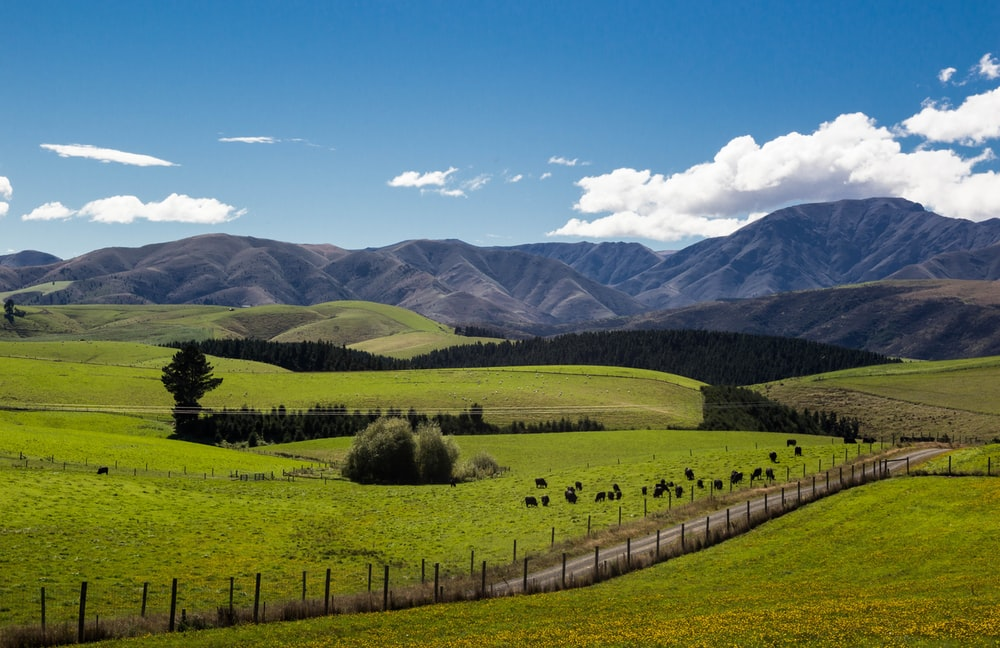
#> input picture example.jpg, 1000 x 648 px, found by its file name
$ jupyter execute --allow-errors Doc-Scanner.ipynb   (shell and % lines are left out)
#> lines starting #> are read from the running program, lines starting #| are printed output that depends on the picture; after the words box and inside, x2 and y2 are one past the last pixel; in counts of white or black regions, pixels touching at a corner belong together
##Required libraries:

[cell 1]
import numpy as np
import cv2
from matplotlib import pyplot as plt
import matplotlib.image as mpimg

[cell 2]
img = mpimg.imread("/content/example.jpg")
#> img is the input picture: shape (648, 1000, 3); mean R, G, B 99, 119.1, 102
plt.imshow(img)
plt.show()

##GrayScale filter:

[cell 3]
image = cv2.imread('/content/example.jpg')

gray_image = cv2.cvtColor(image, cv2.COLOR_BGR2GRAY)
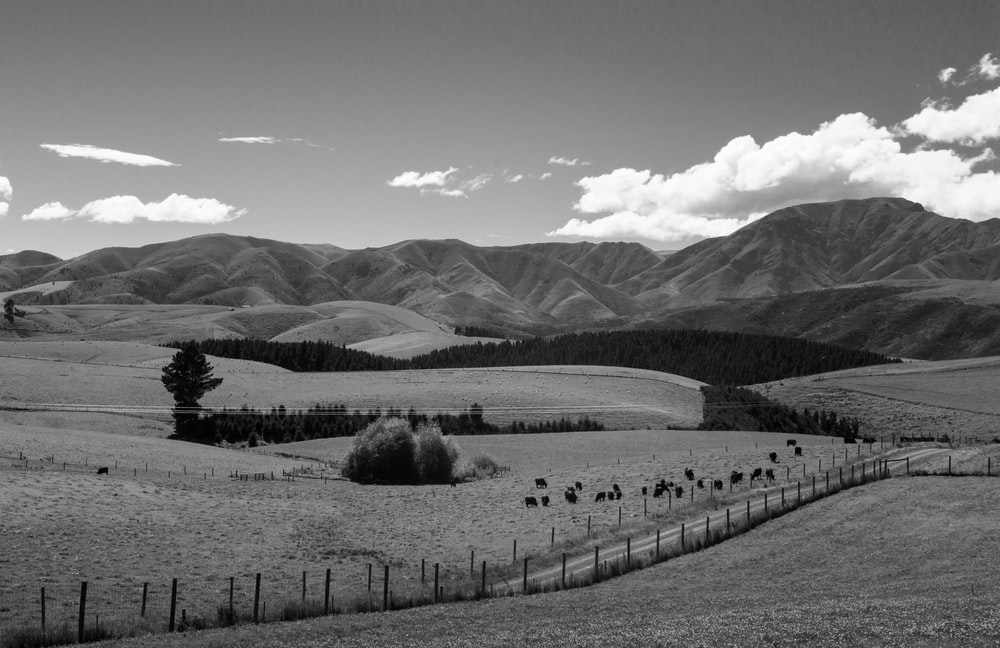
#> gray_image: shape (648, 1000); min 0, max 255, mean 111.1
plt.imshow(cv2.cvtColor(gray_image, cv2.COLOR_BGR2RGB))
plt.show()

## Blur image:

[cell 4]
img = cv2.imread("/content/example.jpg")

blurred_img = cv2.GaussianBlur(img,(65, 65), 0)
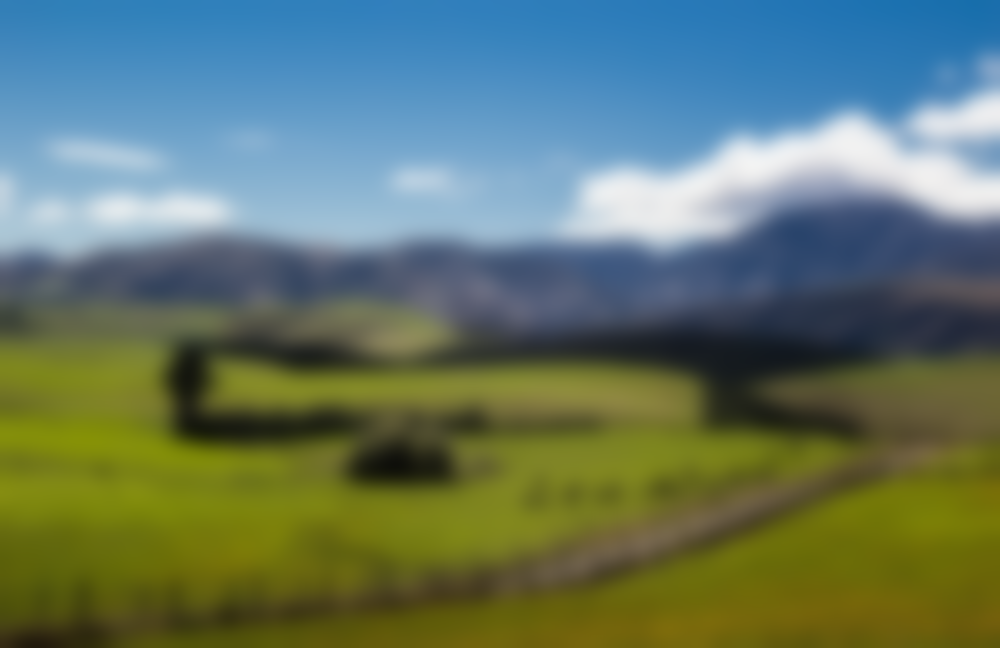
#> blurred_img: shape (648, 1000, 3); mean B, G, R 102, 119.1, 99
plt.imshow(cv2.cvtColor(blurred_img, cv2.COLOR_BGR2RGB))
plt.show()

## sharpen image:

[cell 5]
img = cv2.imread("/content/example.jpg")

kernel = np.array([[0, -1, 0],
                   [-1, 5,-1],
                   [0, -1, 0]])
image_sharp = cv2.filter2D(src=img, ddepth=-5, kernel=kernel)
plt.imshow(cv2.cvtColor(image_sharp, cv2.COLOR_BGR2RGB))
plt.show()

## Perspective Crop:

[cell 6]
import cv2
import numpy as np

img = cv2.imread('scan.jpg')
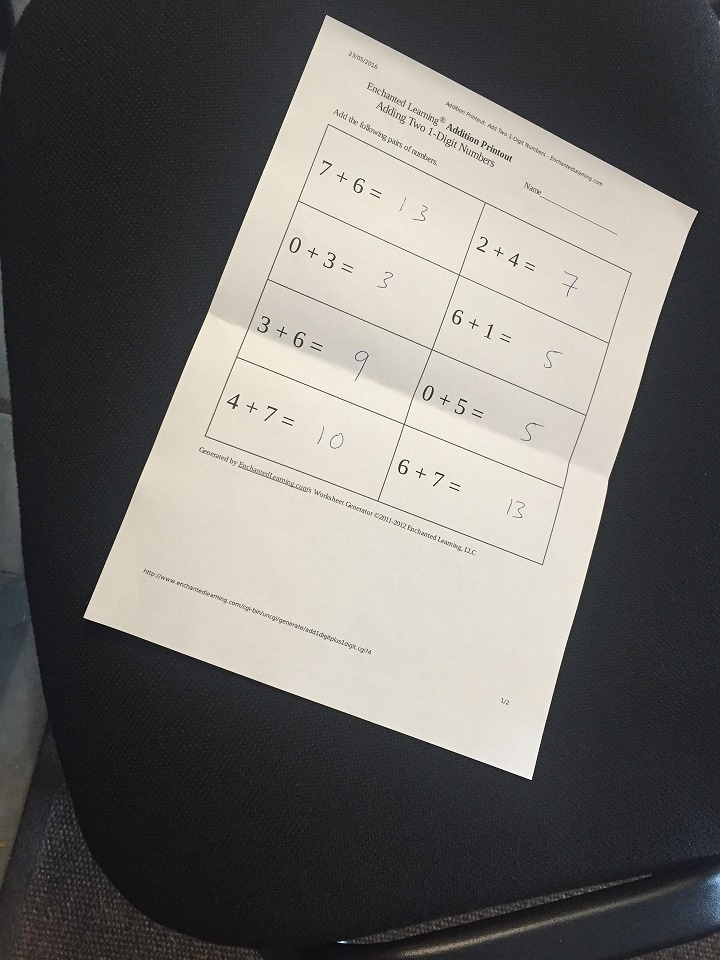
#> input picture scan.jpg, 720 x 960 px
#> img is the input picture: shape (960, 720, 3); mean B, G, R 106.2, 109.5, 111.7

plt.subplot(1,3,1)
plt.title('Original image')
plt.imshow(img)

img = cv2.imread("scan.jpg")

gray= cv2.cvtColor(img, cv2.COLOR_BGR2GRAY)
blurred_img = cv2.GaussianBlur(gray, (7, 7), 1)
#> blurred_img: shape (960, 720)

canny_img = cv2.Canny(blurred_img, 0, 255, apertureSize=3)
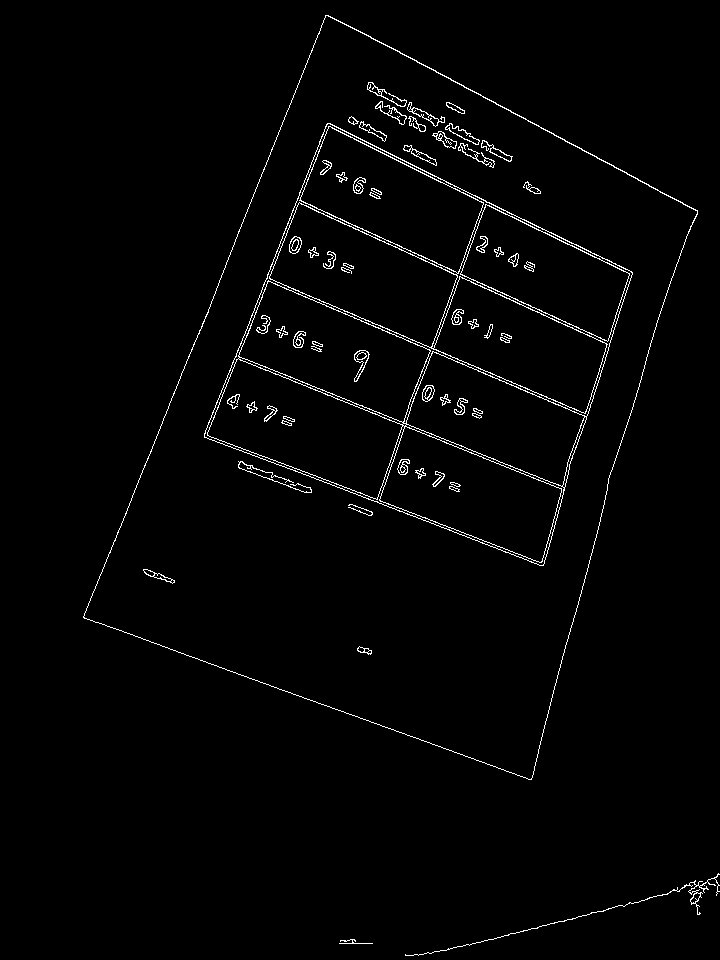
#> canny_img: shape (960, 720); 1.7% white in thin lines or dots, all inside (x1, y1, x2, y2) = (83, 15, 720, 956)
contours, h = cv2.findContours(canny_img,cv2.RETR_TREE, cv2.CHAIN_APPROX_SIMPLE)
#> contours = 159 contours, 35 with area under 20; largest, box (x1, y1, x2, y2) and area: (83, 15, 698, 780) 273678, (83, 15, 698, 780) 273452, (204, 123, 633, 566) 112182, (204, 123, 633, 566) 57060, (269, 126, 608, 414) 39524; h = 159 rows, first 6: [1, -1, -1, -1], [3, 0, 2, -1], [-1, -1, -1, 1], [-1, 1, 4, -1], [-1, -1, 5, 3], [9, -1, 6, 4]

border_dots = img.copy()
max_area = 0
max_rec = []

for i in contours :
    area = cv2.contourArea(i)
    peri = cv2.arcLength(i, True)
    sides = cv2.approxPolyDP(i, 0.02*peri, True)
    if area > max_area and len(sides)==4:
        max_rec = sides
        max_area = area
#> this loop made 159 passes
#> (area, peri, max_rec, max_area) on pass 4: (273677.5, 2307.9, [[325, 15], [83, 617], [531, 779], [697, 210]], 273677.5)
#> (area, peri) on passes 2, 3, 6, 9, 10, 12: (122, 990.7), (57.5, 39.7), (60, 38.97), (25, 20.14), (125, 76.77), (58, 47.46)
#> after the loop, max_area = 273677.5

border_dots = cv2.drawContours(border_dots, max_rec, -1, 255, 30)
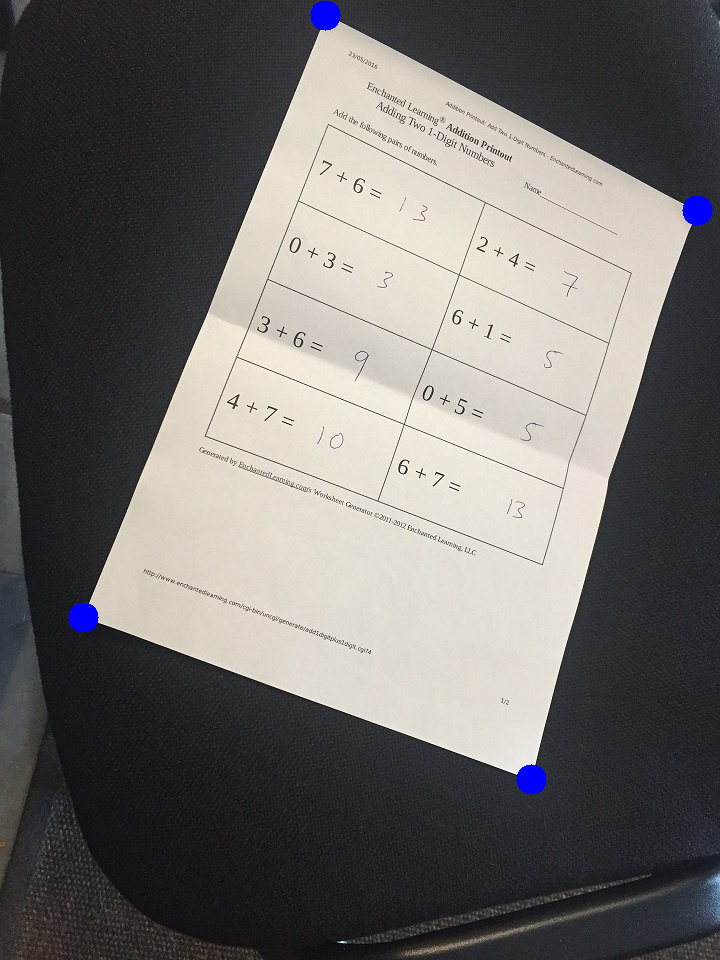
#> border_dots: shape (960, 720, 3); 0.41% of pixels changed, all inside (x1, y1, x2, y2) = (68, 0, 713, 795)
plt.subplot(1,3,2)
plt.imshow(border_dots)

points =np.float32([[0,0],[0,0],[0,0],[0,0]])
points[0] = np.array((max_rec[0][0][0],max_rec[0][0][1]))
points[1] = np.array((max_rec[3][0][0],max_rec[3][0][1]))
points[2] = np.array((max_rec[2][0][0],max_rec[2][0][1]))
points[3] = np.array((max_rec[1][0][0],max_rec[1][0][1]))

corners = np.float32([[0,0],[600,0],[600,900],[0,900]])
M = cv2.getPerspectiveTransform(points,corners)

final_img = cv2.warpPerspective(img,M,(600,900))
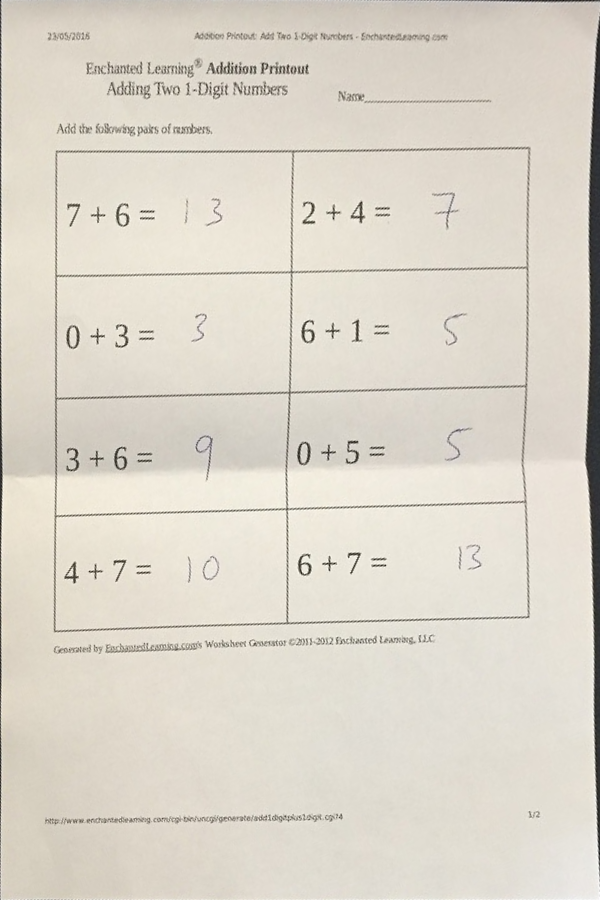
#> final_img: shape (900, 600, 3); mean B, G, R 202.4, 214.2, 220.1

plt.subplot(1,3,3)
plt.title('Cropped image')
plt.imshow(final_img)

plt.show()
#> figure, not shown here; B, G, R data is drawn as R, G, B

output = cv2.imwrite('output.png',final_img)

## Lighten image:

[cell 7]
img = cv2.imread("/content/output.png")

def increase_brightness(img, value=30):
    hsv = cv2.cvtColor(img, cv2.COLOR_BGR2HSV)
    h, s, v = cv2.split(hsv)

    lim = 255 - value
    v[v > lim] = 255
    v[v <= lim] += value

    final_hsv = cv2.merge((h, s, v))
    img = cv2.cvtColor(final_hsv, cv2.COLOR_HSV2BGR)
    return img

#> (the rest of this cell did not finish here and is left out)

##Enhance Document:

[cell 8]
import ipywidgets

[cell 9]
img = cv2.imread('output.png')
gray = cv2.cvtColor(img, cv2.COLOR_BGR2GRAY)
#> gray: shape (900, 600)
#> the sliders are set to tmin = 200

slider = ipywidgets.IntSlider(value=200,
                              min=0,
                              max=255,
                              step=1,
                              description='Threshold:',
                              disabled=False,
                              continuous_update=True,
                              orientation='horizontal',
                              readout=True,
                              readout_format='d')

def fun(tmin):
#> called with tmin = 200
  ret, th = cv2.threshold(gray, tmin,255, cv2.THRESH_BINARY)
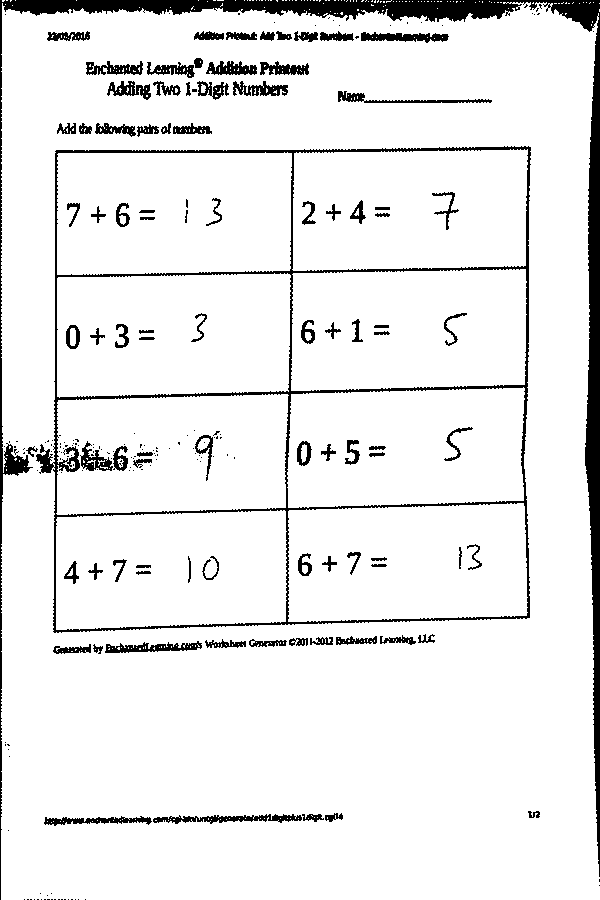
#> th: shape (900, 600); 92% white; 227 black regions (134 under 20 px), largest, box (x1, y1, x2, y2) and area: (0, 0, 600, 900) 17338, (36, 146, 531, 633) 10073, (153, 814, 302, 824) 734
#> ret = 200
  plt.imshow(cv2.cvtColor(th,cv2.COLOR_BGR2RGB))
  output = cv2.imwrite('enhanced.png',th)

ipywidgets.interact(fun,tmin=slider);
